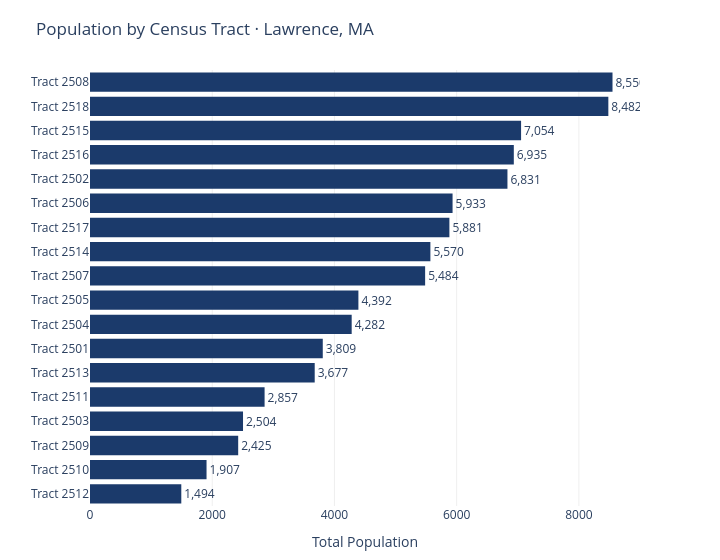

The code cell stored with this chart in its notebook:
### Code cell
# Population by tract — sorted ascending for a horizontal bar
tract_pop = tract.sort_values("total_pop")

fig = go.Figure(go.Bar(
    y=tract_pop["_label"], x=tract_pop["total_pop"], orientation="h",
    marker_color="#1B3A6B", marker_line_width=0,
    text=tract_pop["total_pop"].apply(lambda v: f"{v:,.0f}"),
    textposition="outside",
    hovertemplate="<b>%{y}</b><br>Population: %{x:,}<extra></extra>",
))
fig.update_layout(
    title="Population by Census Tract · Lawrence, MA",
    xaxis=dict(title="Total Population", gridcolor="#efefef"),
    plot_bgcolor="white", paper_bgcolor="white",
    height=560, width=720,
    margin=dict(l=90, r=80, t=70, b=50),
)
fig.show()

### Figure 1 — Plotly figure (JSON) as saved in the notebook; plotly's stock layout.template omitted (floating-point values rounded to 4 significant figures)
{"data": [{"hovertemplate": "<b>%{y}</b><br>Population: %{x:,}<extra></extra>", "marker": {"color": "#1B3A6B", "line": {"width": 0}}, "orientation": "h", "text": ["1,494", "1,907", "2,425", "2,504", "2,857", "3,677", "3,809", "4,282", "4,392", "5,484", "5,570", "5,881", "5,933", "6,831", "6,935", "7,054", "8,482", "8,550"], "textposition": "outside", "type": "bar", "x": [1494, 1907, 2425, 2504, 2857, 3677, 3809, 4282, 4392, 5484, 5570, 5881, 5933, 6831, 6935, 7054, 8482, 8550], "y": ["Tract 2512", "Tract 2510", "Tract 2509", "Tract 2503", "Tract 2511", "Tract 2513", "Tract 2501", "Tract 2504", "Tract 2505", "Tract 2507", "Tract 2514", "Tract 2517", "Tract 2506", "Tract 2502", "Tract 2516", "Tract 2515", "Tract 2518", "Tract 2508"]}], "layout": {"height": 560, "margin": {"b": 50, "l": 90, "r": 80, "t": 70}, "paper_bgcolor": "white", "plot_bgcolor": "white", "title": {"text": "Population by Census Tract · Lawrence, MA"}, "width": 720, "xaxis": {"gridcolor": "#efefef", "title": {"text": "Total Population"}}}}
